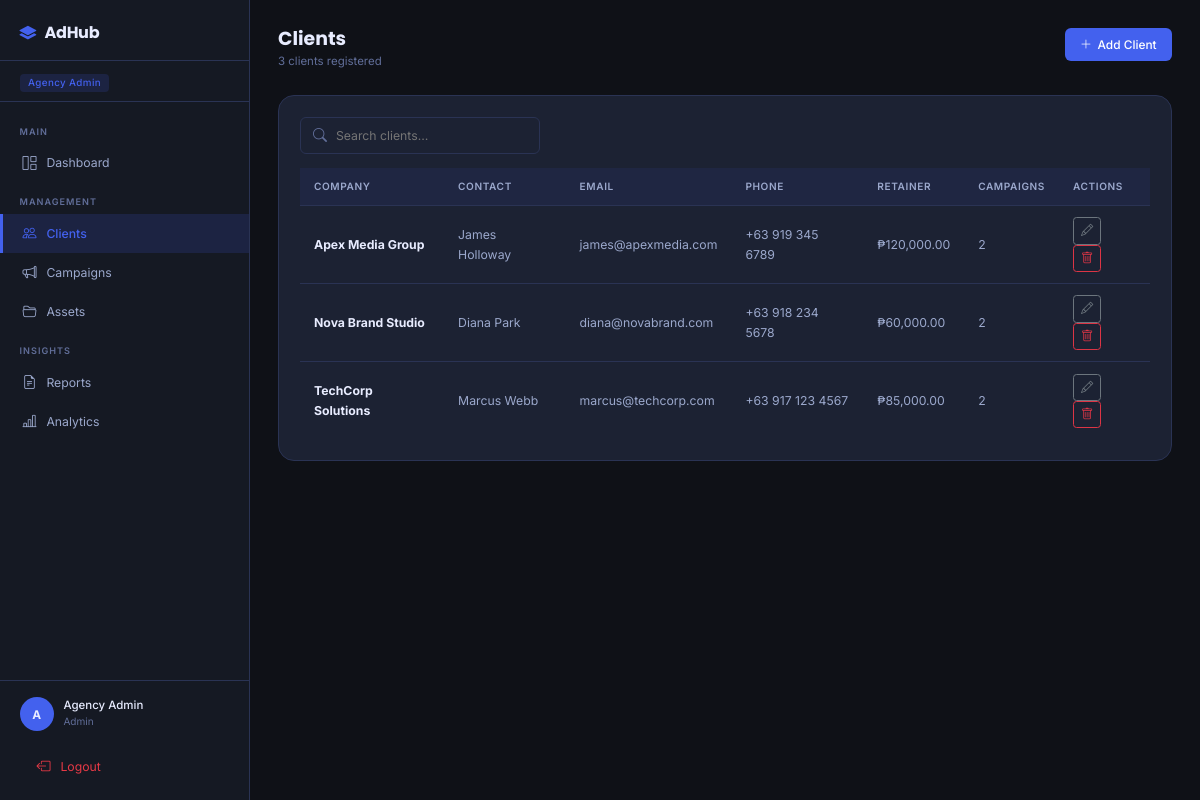
The app's page /admin/clients.php (signed in) with its own data.
### tables this page shows
CREATE TABLE clients (
    id              INT AUTO_INCREMENT PRIMARY KEY,
    user_id         INT          DEFAULT NULL,           
    company_name    VARCHAR(180) NOT NULL,
    contact_person  VARCHAR(120) NOT NULL,
    email           VARCHAR(180) NOT NULL,
    phone           VARCHAR(30)  DEFAULT NULL,
    address         TEXT         DEFAULT NULL,
    retainer_budget DECIMAL(12,2) NOT NULL DEFAULT 0.00,
    notes           TEXT         DEFAULT NULL,
    created_at      DATETIME     NOT NULL DEFAULT CURRENT_TIMESTAMP,
    updated_at      DATETIME     NOT NULL DEFAULT CURRENT_TIMESTAMP ON UPDATE CURRENT_TIMESTAMP,
    FOREIGN KEY (user_id) REFERENCES users(id) ON DELETE SET NULL
);

### admin/clients.php (the view, shortened to what this page needs)
<?php
$db  = getDB();
$clients = $db->query("
    SELECT cl.*, u.email AS login_email,
           COUNT(DISTINCT c.id) AS campaign_count
    FROM clients cl
    LEFT JOIN users u ON u.id = cl.user_id
    LEFT JOIN campaigns c ON c.client_id = cl.id
    GROUP BY cl.id
    ORDER BY cl.company_name
")->fetchAll();
?>
<?php include __DIR__ . '/../includes/header.php'; ?>
<div class="app-wrapper">
<?php include __DIR__ . '/../includes/sidebar.php'; ?>
<div class="main-content">
    <div class="page-header">
        <div>
            <h1 class="page-title">Clients</h1>
            <p class="page-subtitle"><?= count($clients) ?> client<?= count($clients) !== 1 ? 's' : '' ?> registered</p>
        </div>
        <button class="btn-primary-adhub" data-bs-toggle="modal" data-bs-target="#addClientModal">
            <i class="bi bi-plus-lg"></i> Add Client
        </button>
    </div>
    <div class="card-adhub">
        <div class="topbar mb-3">
            <div class="topbar-search">
                <i class="bi bi-search"></i>
                <input type="text" id="tableSearch" placeholder="Search clients…">
            </div>
        </div>
        <div class="table-responsive">
            <table class="table-adhub">
                <thead>
                    <tr>
                        <th>Company</th>
                        <th>Contact</th>
                        <th>Email</th>
                        <th>Phone</th>
                        <th>Retainer</th>
                        <th>Campaigns</th>
                        <th>Actions</th>
                    </tr>
                </thead>
                <tbody>
                <?php foreach ($clients as $c): ?>
                <tr class="searchable-row">
                    <td><strong><?= htmlspecialchars($c['company_name']) ?></strong></td>
                    <td><?= htmlspecialchars($c['contact_person']) ?></td>
                    <td><?= htmlspecialchars($c['email']) ?></td>
                    <td><?= htmlspecialchars($c['phone'] ?? '—') ?></td>
                    <td>₱<?= number_format($c['retainer_budget'], 2) ?></td>
                    <td><?= $c['campaign_count'] ?></td>
                    <td>
                        <button class="btn btn-sm btn-outline-secondary me-1"
                            data-bs-toggle="modal" data-bs-target="#editClientModal"
                            data-id="<?= $c['id'] ?>"
                            data-company_name="<?= htmlspecialchars($c['company_name'], ENT_QUOTES) ?>"
                            data-contact_person="<?= htmlspecialchars($c['contact_person'], ENT_QUOTES) ?>"
                            data-email="<?= htmlspecialchars($c['email'], ENT_QUOTES) ?>"
                            data-phone="<?= htmlspecialchars($c['phone'] ?? '', ENT_QUOTES) ?>"
                            data-address="<?= htmlspecialchars($c['address'] ?? '', ENT_QUOTES) ?>"
                            data-retainer_budget="<?= $c['retainer_budget'] ?>"
                            data-notes="<?= htmlspecialchars($c['notes'] ?? '', ENT_QUOTES) ?>">
                            <i class="bi bi-pencil"></i>
                        </button>
                        <form method="POST" class="d-inline">
                            <button type="submit" class="btn btn-sm btn-outline-danger"
                                data-confirm="Delete <?= htmlspecialchars($c['company_name'], ENT_QUOTES) ?> and all associated data?">
                                <i class="bi bi-trash"></i>
                            </button>
                        </form>
                    </td>
                </tr>
                <?php endforeach; ?>
                </tbody>
            </table>
        </div>
    </div>
</div>
<?php include __DIR__ . '/../includes/footer.php'; ?>

### assets/css/style.css (style rules this page uses)
:root { --primary: #4361EE; --primary-dark: #3452D0; --primary-light: #EEF1FD; --accent: #F72585; --success: #2EC4B6; --warning: #FF9F1C; --danger: #E63946; --bg-dark: #0F1117; --bg-surface: #151923; --card-bg: #1C2233; --input-bg: #222840; --border: #2A3354; --border-light: #333D5E; --text-primary: #E8ECFF; --text-secondary: #9BA8CC; --text-muted: #616E99; --sidebar-width: 250px; --topbar-height: 60px; --radius-sm: 6px; --radius-md: 10px; --radius-lg: 16px; --shadow-sm: 0 2px 8px rgba(0,0,0,.25); --shadow-md: 0 4px 20px rgba(0,0,0,.3); --shadow-lg: 0 8px 40px rgba(0,0,0,.4); }
*, *::before, *::after { box-sizing: border-box; }
html, body { margin: 0; padding: 0; font-family: 'Inter', sans-serif; font-size: 14px; background: var(--bg-dark); color: var(--text-primary); line-height: 1.6; }
h1,h2,h3,h4,h5,h6 { font-family: 'Poppins', sans-serif; font-weight: 600; color: var(--text-primary); margin-bottom: .5rem; }
.app-wrapper { display: flex; min-height: 100vh; }
.main-content { flex: 1; margin-left: var(--sidebar-width); padding: 2rem; min-height: 100vh; background: var(--bg-dark); transition: margin-left .3s; }
.page-header { display: flex; align-items: flex-start; justify-content: space-between; flex-wrap: wrap; gap: 1rem; margin-bottom: 1.75rem; }
.page-title { font-size: 1.35rem; font-weight: 700; margin: 0; }
.page-subtitle { font-size: .82rem; color: var(--text-muted); margin: .1rem 0 0; font-weight: 400; }
.card-adhub { background: var(--card-bg); border: 1px solid var(--border); border-radius: var(--radius-lg); padding: 1.5rem; }
.table-adhub { width: 100%; border-collapse: collapse; font-size: .875rem; }
.table-adhub thead th { background: rgba(67,97,238,.08); color: var(--text-secondary); font-size: .72rem; font-weight: 600; letter-spacing: .6px; text-transform: uppercase; padding: .75rem 1rem; border-bottom: 1px solid var(--border); white-space: nowrap; }
.table-adhub tbody tr { border-bottom: 1px solid var(--border); transition: background .12s; }
.table-adhub tbody tr:last-child { border-bottom: none; }
.table-adhub td { padding: .8rem 1rem; color: var(--text-secondary); vertical-align: middle; }
.table-adhub td strong { color: var(--text-primary); }
.btn-primary-adhub { background: var(--primary); color: #fff; border: none; border-radius: var(--radius-sm); padding: .5rem 1.1rem; font-size: .85rem; font-weight: 500; cursor: pointer; transition: background .15s, transform .1s; display: inline-flex; align-items: center; gap: .4rem; }
.topbar { display: flex; align-items: center; justify-content: space-between; margin-bottom: 1.75rem; gap: 1rem; flex-wrap: wrap; }
.topbar-search { display: flex; align-items: center; gap: .5rem; background: var(--card-bg); border: 1px solid var(--border); border-radius: var(--radius-sm); padding: .45rem .85rem; min-width: 240px; }
.topbar-search input { background: transparent; border: none; outline: none; color: var(--text-primary); font-size: .875rem; width: 100%; }
.topbar-search i { color: var(--text-muted); }

### records on screen
clients: company_name "Apex Media Group", contact_person "James Holloway", email "james@apexmedia.com", phone "+63 919 345 6789", retainer_budget "120,000.00", campaign_count "2"
clients: company_name "Nova Brand Studio", contact_person "Diana Park", email "diana@novabrand.com", phone "+63 918 234 5678", retainer_budget "60,000.00", campaign_count "2"
clients: company_name "TechCorp Solutions", contact_person "Marcus Webb", email "marcus@techcorp.com", phone "+63 917 123 4567", retainer_budget "85,000.00", campaign_count "2"

### other values on screen
substr(userName(), 0, 1) "A"
userName() "Agency Admin"
$role "Admin"
count($clients) "3"
